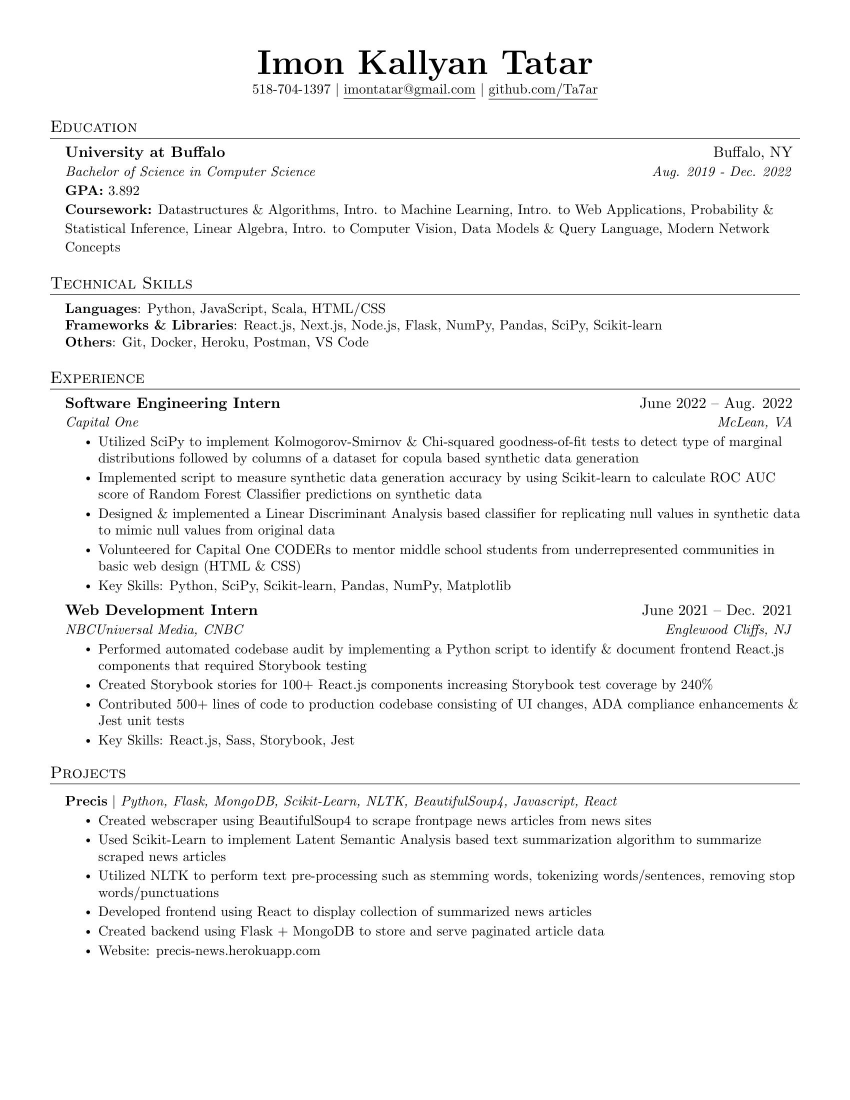
#> input picture server/resume.jpeg, 1700 x 2200 px (shown at 1/2 size); the run also reads 1 picture not shown here
$ jupyter execute --allow-errors image_processing.ipynb
#> lines starting #> are read from the running program, lines starting #| are printed output that depends on the picture; after the words box and inside, x2 and y2 are one past the last pixel; in counts of white or black regions, pixels touching at a corner belong together
[cell 1]
import pytesseract
import cv2

pytesseract.pytesseract.tesseract_cmd = r"C:\Program Files\Tesseract-OCR\tesseract.exe"

[cell 2]
# Get the dimensions of the text
text_width, text_height = cv2.getTextSize("anonymized using resumefire.io", cv2.FONT_HERSHEY_SIMPLEX, 1, 1)[0]

image = cv2.imread("./resume.jpeg")
#> image is the input picture: shape (2200, 1700, 3); min 0, max 255, mean 245.2
height, width, _ = image.shape
#> height = 2200; width = 1700

# Calculate the bottom-right corner coordinates
x = width - text_width - 50  # Adjust the 10 for padding
#> x = 1148
y = height - text_height - 50  # Adjust the 10 for padding
#> y = 2128

cv2.putText(image, "anonymized using resumefire.io", (x, y), cv2.FONT_HERSHEY_DUPLEX, 1, (0, 0, 0), 1, cv2.LINE_AA)
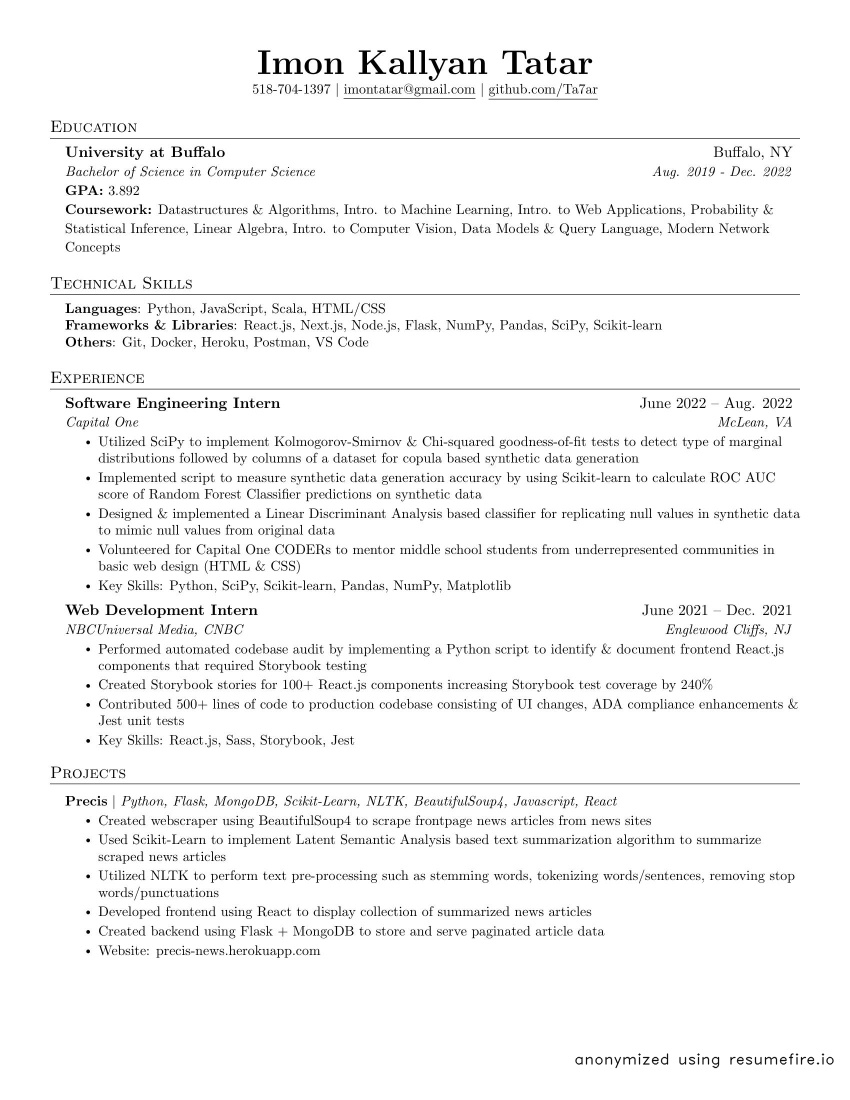
#> image: shape (2200, 1700, 3) (shown at 1/2 size); 0.11% of pixels changed, all inside (x1, y1, x2, y2) = (1150, 2106, 1668, 2137)
image = cv2.resize(image, (637, 825))
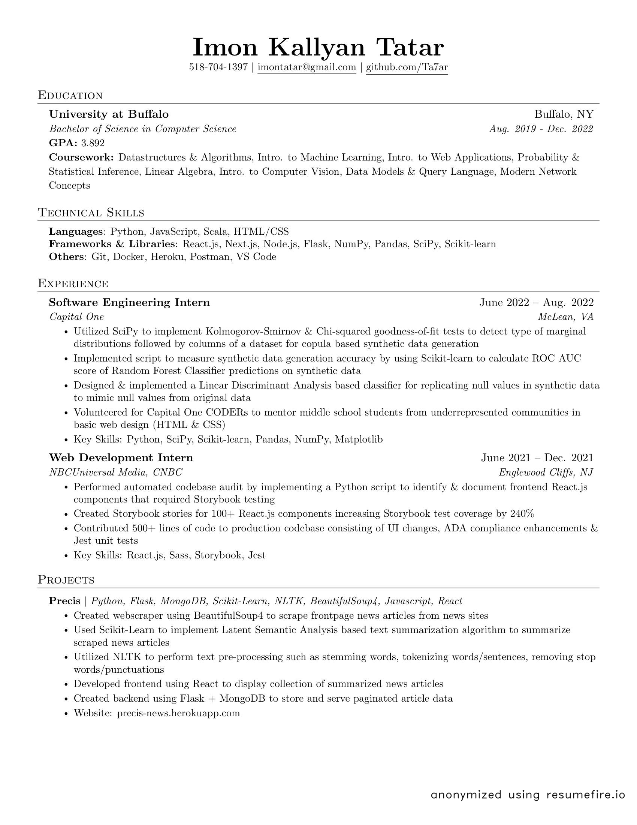
#> image: shape (825, 637, 3); min 0, max 255, mean 245
cv2.imshow('thresh', image)
# cv2.imshow('opening', opening)
# cv2.imshow('invert', invert)
cv2.waitKey(0)
cv2.destroyAllWindows()

[cell 3]
image = cv2.imread("./resume-0.jpeg")

gray = cv2.cvtColor(image, cv2.COLOR_BGR2GRAY)
blur = cv2.GaussianBlur(gray, (3,3), 0)
thresh = cv2.threshold(blur, 0, 255, cv2.THRESH_OTSU)[1]
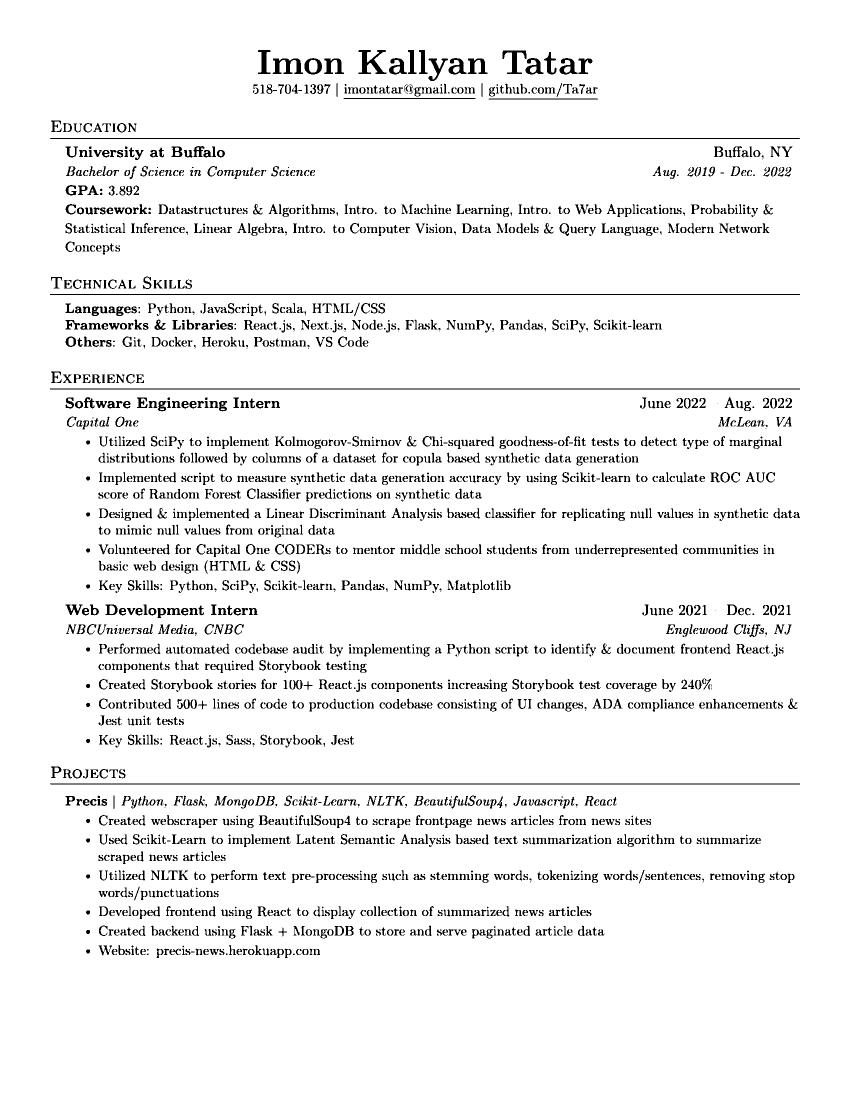
#> thresh: shape (2200, 1700) (shown at 1/2 size); 94.5% white; 2932 black regions (683 under 20 px), largest, box (x1, y1, x2, y2) and area: (100, 588, 1600, 590) 3000, (100, 777, 1600, 779) 3000, (100, 1567, 1600, 1569) 2999

#> (the rest of this cell did not finish here and is left out)
